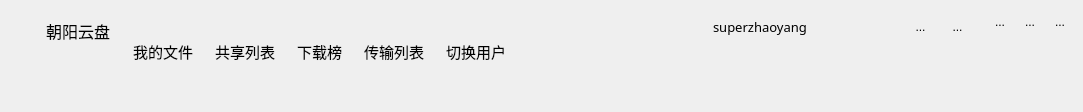
<?xml version="1.0" encoding="UTF-8"?>
<ui version="4.0">
 <class>ButtonGroup</class>
 <widget class="QWidget" name="ButtonGroup">
  <property name="geometry">
   <rect>
    <x>0</x>
    <y>0</y>
    <width>1083</width>
    <height>112</height>
   </rect>
  </property>
  <property name="sizePolicy">
   <sizepolicy hsizetype="Preferred" vsizetype="Preferred">
    <horstretch>0</horstretch>
    <verstretch>0</verstretch>
   </sizepolicy>
  </property>
  <property name="maximumSize">
   <size>
    <width>16777215</width>
    <height>115</height>
   </size>
  </property>
  <property name="windowTitle">
   <string>Form</string>
  </property>
  <property name="styleSheet">
   <string notr="true">font: 75 14pt &quot;Leelawadee UI&quot;;</string>
  </property>
  <layout class="QGridLayout" name="gridLayout">
   <item row="0" column="0">
    <widget class="QWidget" name="widget" native="true">
     <property name="styleSheet">
      <string notr="true">font: 87 10pt &quot;Arial Black&quot;;</string>
     </property>
     <layout class="QHBoxLayout" name="horizontalLayout_3">
      <property name="spacing">
       <number>0</number>
      </property>
      <property name="leftMargin">
       <number>0</number>
      </property>
      <property name="topMargin">
       <number>0</number>
      </property>
      <property name="rightMargin">
       <number>0</number>
      </property>
      <property name="bottomMargin">
       <number>0</number>
      </property>
      <item>
       <widget class="QLabel" name="label">
        <property name="minimumSize">
         <size>
          <width>35</width>
          <height>35</height>
         </size>
        </property>
        <property name="maximumSize">
         <size>
          <width>35</width>
          <height>35</height>
         </size>
        </property>
        <property name="font">
         <font>
          <family>Arial Black</family>
          <pointsize>10</pointsize>
          <weight>10</weight>
          <italic>false</italic>
          <bold>false</bold>
         </font>
        </property>
        <property name="styleSheet">
         <string notr="true">border-image: url(:/images/logo2.jpg);</string>
        </property>
        <property name="text">
         <string/>
        </property>
       </widget>
      </item>
      <item>
       <widget class="QLabel" name="label_2">
        <property name="font">
         <font>
          <family>Arial Black</family>
          <pointsize>12</pointsize>
          <weight>10</weight>
          <italic>false</italic>
          <bold>false</bold>
         </font>
        </property>
        <property name="styleSheet">
         <string notr="true">font: 87 12pt &quot;Arial Black&quot;;</string>
        </property>
        <property name="text">
         <string>朝阳云盘</string>
        </property>
       </widget>
      </item>
     </layout>
    </widget>
   </item>
   <item row="0" column="1" rowspan="3">
    <widget class="QWidget" name="btns_wg" native="true">
     <property name="styleSheet">
      <string notr="true">font: 75 11pt &quot;Microsoft YaHei UI&quot;;
color: rgb(0,0,0);</string>
     </property>
     <layout class="QHBoxLayout" name="horizontalLayout">
      <property name="topMargin">
       <number>0</number>
      </property>
      <property name="bottomMargin">
       <number>10</number>
      </property>
      <item>
       <widget class="QToolButton" name="myfile">
        <property name="font">
         <font>
          <family>Microsoft YaHei UI</family>
          <pointsize>11</pointsize>
          <weight>9</weight>
          <italic>false</italic>
          <bold>false</bold>
         </font>
        </property>
        <property name="styleSheet">
         <string notr="true">myfile:hover{
            transform: scale(1.3);
            transition: all 0.5s ease 0s;
}</string>
        </property>
        <property name="text">
         <string>我的文件</string>
        </property>
        <property name="icon">
         <iconset resource="resource.qrc">
          <normaloff>:/images/tile_file.png</normaloff>:/images/tile_file.png</iconset>
        </property>
        <property name="iconSize">
         <size>
          <width>50</width>
          <height>50</height>
         </size>
        </property>
        <property name="toolButtonStyle">
         <enum>Qt::ToolButtonTextUnderIcon</enum>
        </property>
        <property name="autoRaise">
         <bool>true</bool>
        </property>
       </widget>
      </item>
      <item>
       <widget class="QToolButton" name="sharelist">
        <property name="font">
         <font>
          <family>Microsoft YaHei UI</family>
          <pointsize>11</pointsize>
          <weight>9</weight>
          <italic>false</italic>
          <bold>false</bold>
         </font>
        </property>
        <property name="text">
         <string>共享列表</string>
        </property>
        <property name="icon">
         <iconset resource="resource.qrc">
          <normaloff>:/images/title_share.png</normaloff>:/images/title_share.png</iconset>
        </property>
        <property name="iconSize">
         <size>
          <width>50</width>
          <height>50</height>
         </size>
        </property>
        <property name="toolButtonStyle">
         <enum>Qt::ToolButtonTextUnderIcon</enum>
        </property>
        <property name="autoRaise">
         <bool>true</bool>
        </property>
       </widget>
      </item>
      <item>
       <widget class="QToolButton" name="download">
        <property name="font">
         <font>
          <family>Microsoft YaHei UI</family>
          <pointsize>11</pointsize>
          <weight>9</weight>
          <italic>false</italic>
          <bold>false</bold>
         </font>
        </property>
        <property name="text">
         <string>下载榜</string>
        </property>
        <property name="icon">
         <iconset resource="resource.qrc">
          <normaloff>:/images/tile_hot.png</normaloff>:/images/tile_hot.png</iconset>
        </property>
        <property name="iconSize">
         <size>
          <width>50</width>
          <height>50</height>
         </size>
        </property>
        <property name="toolButtonStyle">
         <enum>Qt::ToolButtonTextUnderIcon</enum>
        </property>
        <property name="autoRaise">
         <bool>true</bool>
        </property>
       </widget>
      </item>
      <item>
       <widget class="QToolButton" name="transform">
        <property name="font">
         <font>
          <family>Microsoft YaHei UI</family>
          <pointsize>11</pointsize>
          <weight>9</weight>
          <italic>false</italic>
          <bold>false</bold>
         </font>
        </property>
        <property name="text">
         <string>传输列表</string>
        </property>
        <property name="icon">
         <iconset resource="resource.qrc">
          <normaloff>:/images/title_data.png</normaloff>:/images/title_data.png</iconset>
        </property>
        <property name="iconSize">
         <size>
          <width>50</width>
          <height>50</height>
         </size>
        </property>
        <property name="toolButtonStyle">
         <enum>Qt::ToolButtonTextUnderIcon</enum>
        </property>
        <property name="autoRaise">
         <bool>true</bool>
        </property>
       </widget>
      </item>
      <item>
       <widget class="QToolButton" name="switchuser">
        <property name="font">
         <font>
          <family>Microsoft YaHei UI</family>
          <pointsize>11</pointsize>
          <weight>9</weight>
          <italic>false</italic>
          <bold>false</bold>
         </font>
        </property>
        <property name="text">
         <string>切换用户</string>
        </property>
        <property name="icon">
         <iconset resource="resource.qrc">
          <normaloff>:/images/title_change.png</normaloff>:/images/title_change.png</iconset>
        </property>
        <property name="iconSize">
         <size>
          <width>50</width>
          <height>50</height>
         </size>
        </property>
        <property name="toolButtonStyle">
         <enum>Qt::ToolButtonTextUnderIcon</enum>
        </property>
        <property name="autoRaise">
         <bool>true</bool>
        </property>
       </widget>
      </item>
      <item>
       <spacer name="horizontalSpacer">
        <property name="orientation">
         <enum>Qt::Horizontal</enum>
        </property>
        <property name="sizeHint" stdset="0">
         <size>
          <width>40</width>
          <height>20</height>
         </size>
        </property>
       </spacer>
      </item>
     </layout>
    </widget>
   </item>
   <item row="0" column="2">
    <widget class="QWidget" name="widget_5" native="true">
     <property name="minimumSize">
      <size>
       <width>195</width>
       <height>0</height>
      </size>
     </property>
     <layout class="QHBoxLayout" name="horizontalLayout_5">
      <property name="topMargin">
       <number>0</number>
      </property>
      <item>
       <widget class="QLabel" name="label_4">
        <property name="font">
         <font>
          <family>Arial Black</family>
          <pointsize>10</pointsize>
          <weight>10</weight>
          <italic>false</italic>
          <bold>false</bold>
         </font>
        </property>
        <property name="styleSheet">
         <string notr="true">
font: 87 10pt &quot;Arial Black&quot;;</string>
        </property>
        <property name="text">
         <string>superzhaoyang</string>
        </property>
       </widget>
      </item>
     </layout>
    </widget>
   </item>
   <item row="0" column="4" rowspan="3">
    <widget class="QWidget" name="widget_2" native="true">
     <layout class="QVBoxLayout" name="verticalLayout">
      <property name="spacing">
       <number>0</number>
      </property>
      <property name="leftMargin">
       <number>0</number>
      </property>
      <property name="topMargin">
       <number>0</number>
      </property>
      <property name="rightMargin">
       <number>0</number>
      </property>
      <property name="bottomMargin">
       <number>0</number>
      </property>
      <item>
       <widget class="QWidget" name="widget_3" native="true">
        <layout class="QHBoxLayout" name="horizontalLayout_2">
         <property name="leftMargin">
          <number>0</number>
         </property>
         <property name="topMargin">
          <number>0</number>
         </property>
         <property name="rightMargin">
          <number>0</number>
         </property>
         <property name="bottomMargin">
          <number>0</number>
         </property>
         <item>
          <widget class="QToolButton" name="min">
           <property name="text">
            <string>...</string>
           </property>
           <property name="icon">
            <iconset resource="resource.qrc">
             <normaloff>:/images/title_min.png</normaloff>:/images/title_min.png</iconset>
           </property>
           <property name="iconSize">
            <size>
             <width>30</width>
             <height>30</height>
            </size>
           </property>
           <property name="autoRaise">
            <bool>true</bool>
           </property>
          </widget>
         </item>
         <item>
          <widget class="QToolButton" name="max">
           <property name="text">
            <string>...</string>
           </property>
           <property name="icon">
            <iconset resource="resource.qrc">
             <normaloff>:/images/title_max.png</normaloff>:/images/title_max.png</iconset>
           </property>
           <property name="iconSize">
            <size>
             <width>30</width>
             <height>30</height>
            </size>
           </property>
           <property name="autoRaise">
            <bool>true</bool>
           </property>
          </widget>
         </item>
         <item>
          <widget class="QToolButton" name="close">
           <property name="text">
            <string>...</string>
           </property>
           <property name="icon">
            <iconset resource="resource.qrc">
             <normaloff>:/images/title_close.png</normaloff>:/images/title_close.png</iconset>
           </property>
           <property name="iconSize">
            <size>
             <width>30</width>
             <height>30</height>
            </size>
           </property>
           <property name="autoRaise">
            <bool>true</bool>
           </property>
          </widget>
         </item>
        </layout>
       </widget>
      </item>
      <item>
       <spacer name="verticalSpacer">
        <property name="orientation">
         <enum>Qt::Vertical</enum>
        </property>
        <property name="sizeHint" stdset="0">
         <size>
          <width>20</width>
          <height>75</height>
         </size>
        </property>
       </spacer>
      </item>
     </layout>
    </widget>
   </item>
   <item row="1" column="0" rowspan="2">
    <spacer name="verticalSpacer_2">
     <property name="orientation">
      <enum>Qt::Vertical</enum>
     </property>
     <property name="sizeHint" stdset="0">
      <size>
       <width>20</width>
       <height>45</height>
      </size>
     </property>
    </spacer>
   </item>
   <item row="2" column="2">
    <spacer name="verticalSpacer_3">
     <property name="orientation">
      <enum>Qt::Vertical</enum>
     </property>
     <property name="sizeHint" stdset="0">
      <size>
       <width>20</width>
       <height>39</height>
      </size>
     </property>
    </spacer>
   </item>
   <item row="2" column="3">
    <spacer name="verticalSpacer_4">
     <property name="orientation">
      <enum>Qt::Vertical</enum>
     </property>
     <property name="sizeHint" stdset="0">
      <size>
       <width>20</width>
       <height>39</height>
      </size>
     </property>
    </spacer>
   </item>
   <item row="0" column="3">
    <widget class="QWidget" name="widget_4" native="true">
     <layout class="QHBoxLayout" name="horizontalLayout_4">
      <property name="leftMargin">
       <number>0</number>
      </property>
      <property name="topMargin">
       <number>0</number>
      </property>
      <item>
       <widget class="QToolButton" name="toolButton">
        <property name="minimumSize">
         <size>
          <width>31</width>
          <height>31</height>
         </size>
        </property>
        <property name="maximumSize">
         <size>
          <width>31</width>
          <height>31</height>
         </size>
        </property>
        <property name="styleSheet">
         <string notr="true">border-image: url(:/images/skin.jpg);</string>
        </property>
        <property name="text">
         <string>...</string>
        </property>
        <property name="autoRaise">
         <bool>true</bool>
        </property>
       </widget>
      </item>
      <item>
       <widget class="QToolButton" name="toolButton_2">
        <property name="minimumSize">
         <size>
          <width>31</width>
          <height>31</height>
         </size>
        </property>
        <property name="maximumSize">
         <size>
          <width>31</width>
          <height>31</height>
         </size>
        </property>
        <property name="styleSheet">
         <string notr="true">border-image: url(:/images/set.jpg);</string>
        </property>
        <property name="text">
         <string>...</string>
        </property>
        <property name="autoRaise">
         <bool>true</bool>
        </property>
       </widget>
      </item>
     </layout>
    </widget>
   </item>
  </layout>
 </widget>
 <resources>
  <include location="resource.qrc"/>
 </resources>
 <connections/>
</ui>
